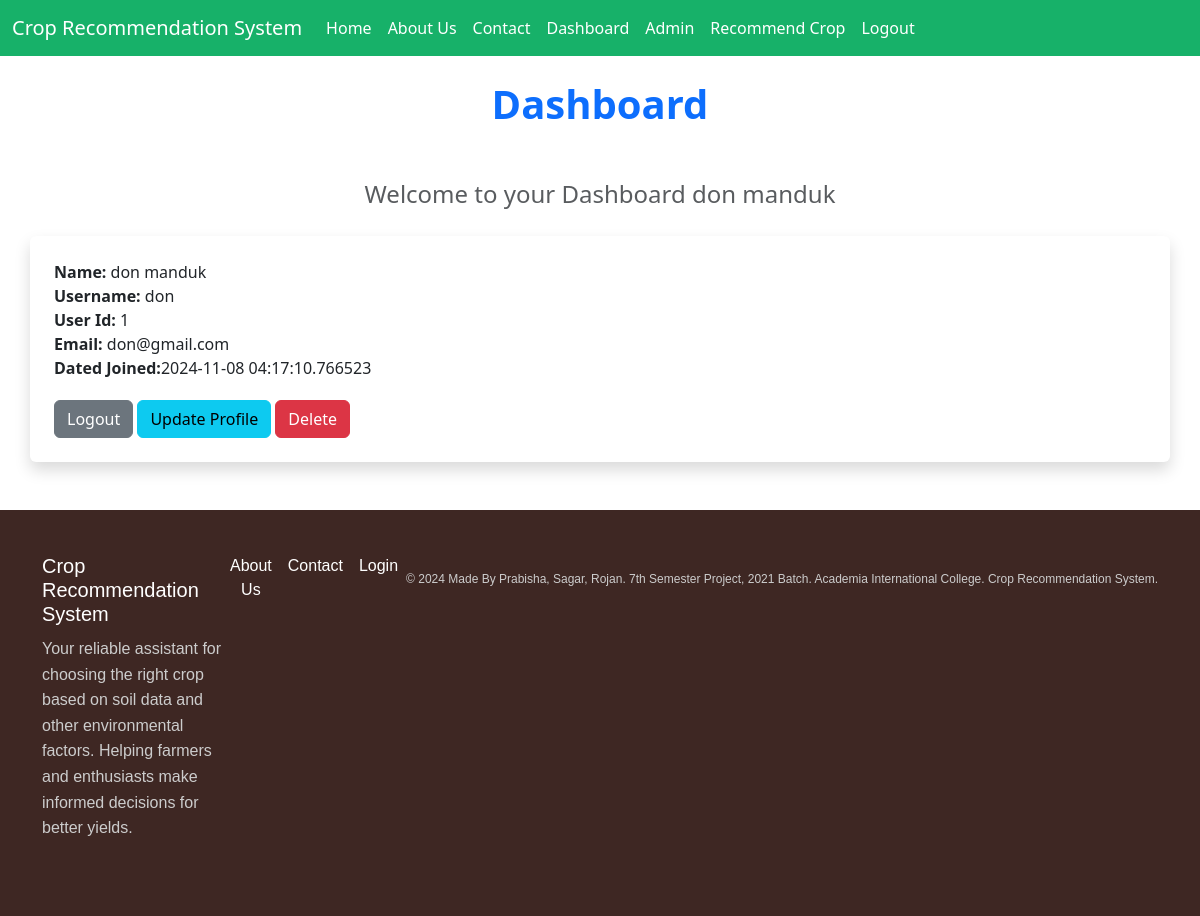
The app's page /dashboard (signed in) with its own data.
### app.py (models this page shows, shortened)
class Users(db.Model,UserMixin):
    id = db.Column(db.Integer, primary_key=True)
    username=db.Column(db.String(20),nullable=False,unique=True)
    name = db.Column(db.String(200), nullable=False)
    email = db.Column(db.String(200), nullable=False, unique=True)
    date_added = db.Column(db.DateTime, default=datetime.utcnow)
    password_hash=db.Column(db.String(128))
    @property
    def password(self):
        raise AttributeError('Password is not a readable attribute!')

### app.py (the view)
@app.route('/dashboard', methods=['GET','POST'])
@login_required
def dashboard():
    form=LoginForm()
    return render_template('dashboard.html',form=form)

### app.py (called while the page is built)
@login_manager.user_loader
def load_user(user_id):
    return Users.query.get(int(user_id))

### templates/dashboard.html (shortened to what this page needs)
{% extends 'base.html' %}
{% block content %}
<br>
<h1 class="mb-4 text-center text-primary fw-bold">Dashboard</h1>
<br>
<p class="text-center fs-4 text-muted">Welcome to your Dashboard {{current_user.name}}</p>
<div class="container mt-4 p-4 shadow rounded bg-white">
    <strong>Name:</strong>
    {{current_user.name}}
    <br>
    <strong>Username:</strong>
    {{current_user.username}}
    <br>
    <strong>User Id:</strong>
    {{current_user.id}}
    <br>
    <strong>Email:</strong>
    {{current_user.email}}
    <br>
    <strong>Dated Joined:</strong>{{current_user.date_added}}
    <br>
    <a href="{{url_for('logout')}}" class="btn btn-secondary">Logout</a>
    <a href="{{ url_for('update', id=current_user.id) }}" class="btn btn-info">Update Profile</a>
    <a href="{{ url_for('delete', id=current_user.id) }}" class="btn btn-danger ml-2">Delete</a>
</div>
{% endblock content %}

### static/css/style.css (style rules this page uses)
* { margin: 0; padding: 0; box-sizing: border-box; }
body { font-family: Arial, sans-serif; }
.btn { display: inline-block; padding: 15px 30px; background-color: #4CAF50; color: white; text-decoration: none; font-size: 1em; border-radius: 5px; transition: background 0.3s ease; margin-top: 20px; }

### records on screen
Users: name "don manduk", username "don", id "1", email "don@gmail.com", date_added "2024-11-08 04:17:10.766523"
